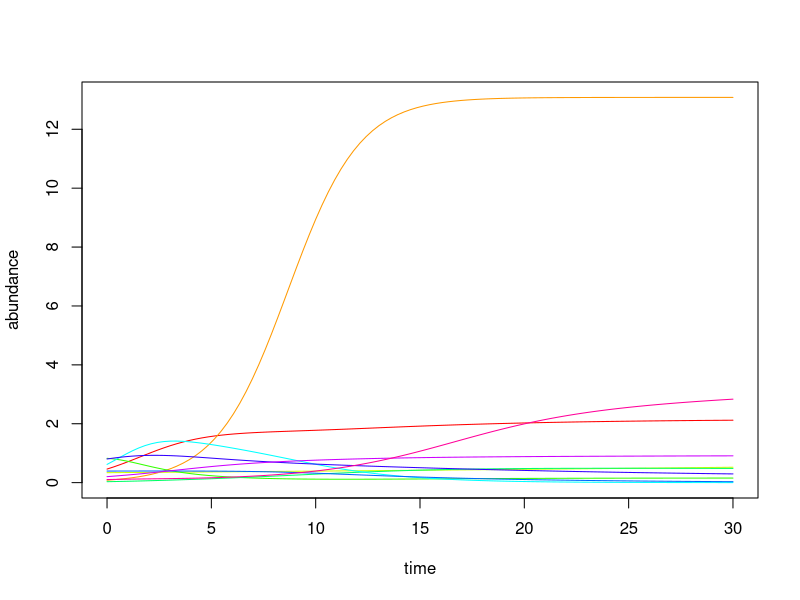
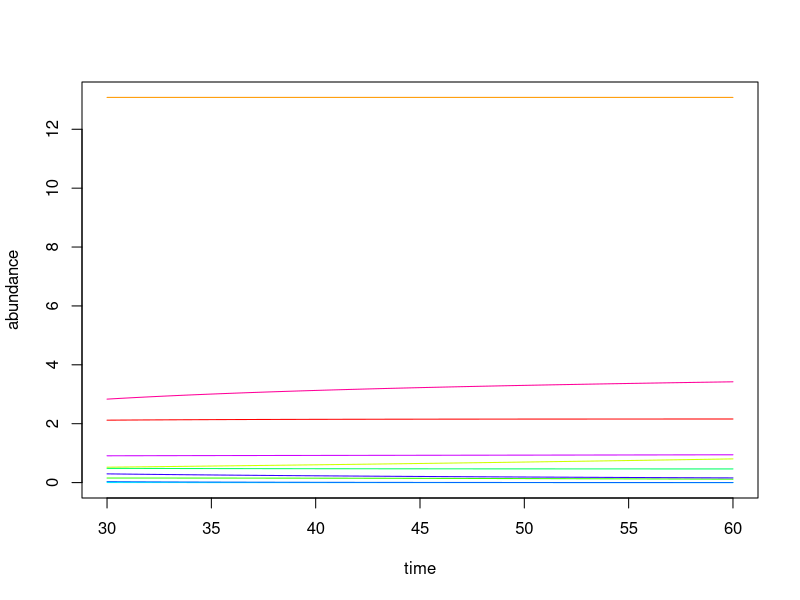
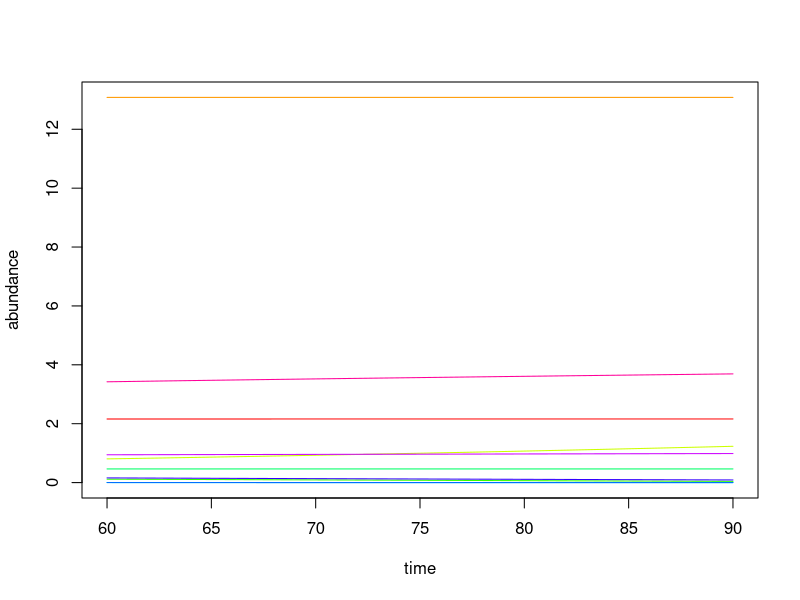
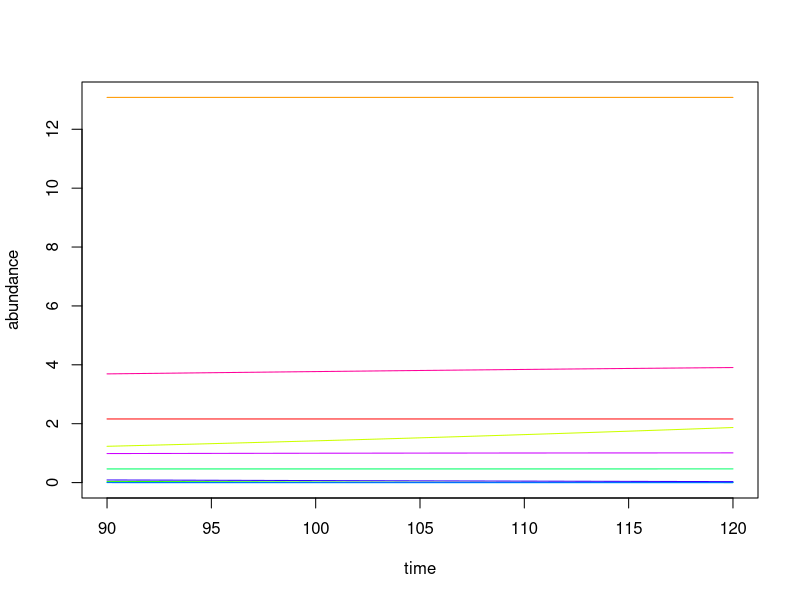
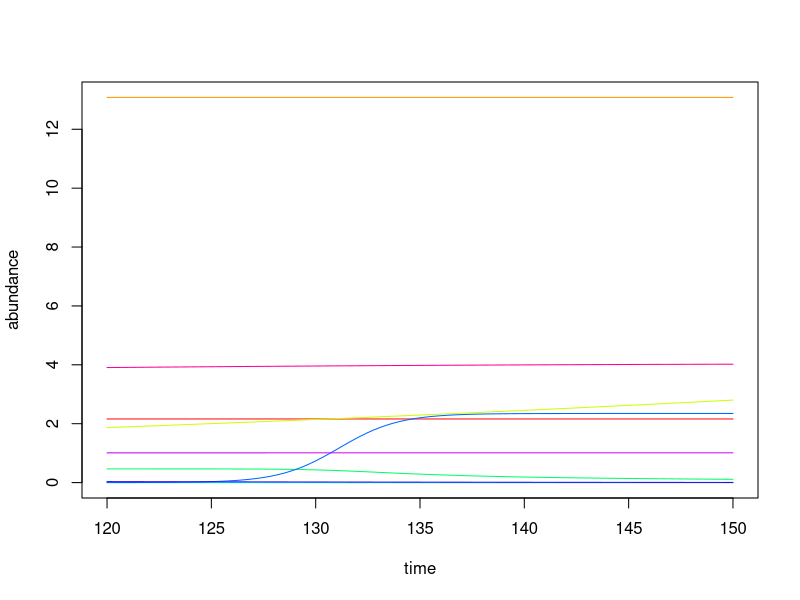
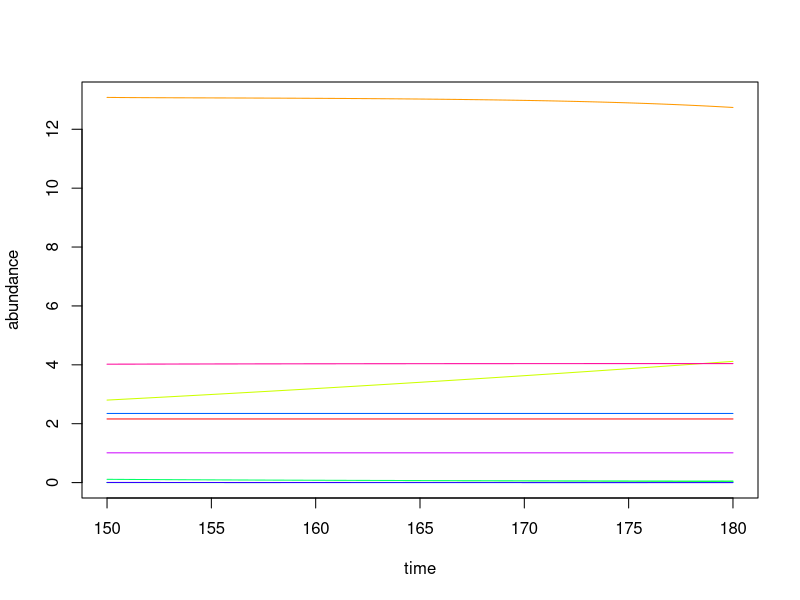
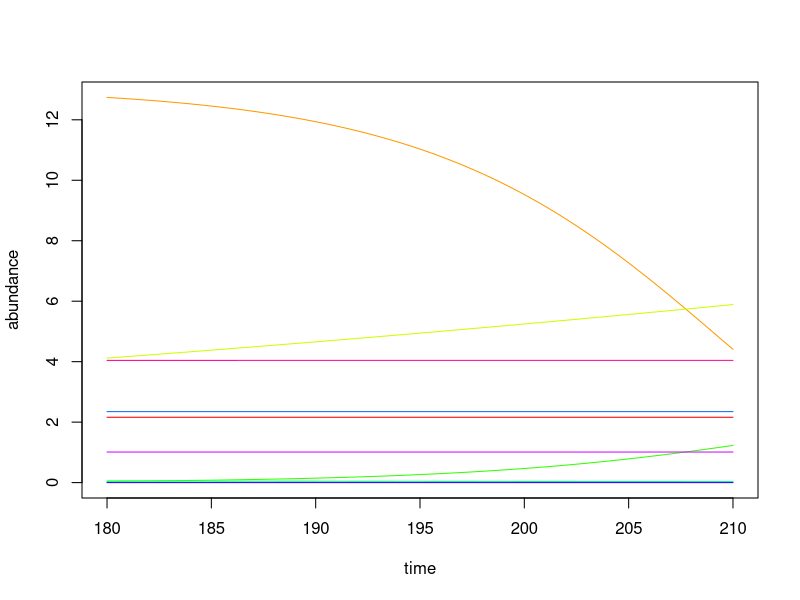
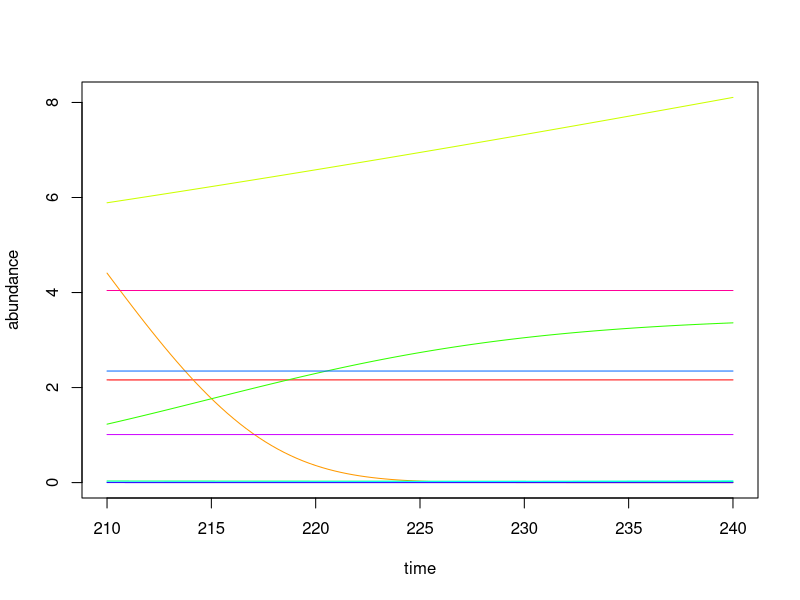

These figures' R source, in order:
######################################################################
### Stability of ecosystems: Lotka-Volterra Multispecies model
######################################################################


###################################
# FUNCTION DEFINITIONS
###################################

###
# lvm(t,x,parms) 
# Use:	Function to calculate derivative of multispecies Lotka-Volterra equations
# Input:
# 	t: time (not used here, because there is no explicit time dependence)
# 	x: vector containing the current abundance of all species
# 	parms: 	dummy variable, which is not used here (normally used to pass on 
#		parameter values, but not needed here because a and r are defined globally)
# Output:
#	dx: derivative of Lotka-Volterra equations at point x
lvm <- function(t,x,parms){
        dx <- r*(1 - a %*% x) * x
        list(dx)
}

###
# n.integrate(time,init.x,model)
# Use:	Numerical integration of model
# Input:
# 	t: 	list with elements time$start, time$end, and time$steps, giving start and
#		endpoint of integration and the number of time points in between
# 	init.x: vector containing initial values (at time = time$start) of all species
# 	model: 	name of the function to integrate (here lvm)
# Output:
#	data frame with n+1 columns. The first column contains the time points at which
#	x is evaluated. The next n columns are the values of the n species at these
#	time points
# Description:
# Generates a vector of time points for the integration and uses function lsoda (from library 
# odesolve) to integrate the model
n.integrate <- function(time=time,init.x= init.x,model=lvm){
        t.out <- seq(time$start,time$end,length=time$steps)
	as.data.frame(lsoda(init.x,t.out,model,parms=parms))
}


###
# cutoff(out,tol)
# Use: Get index of species (i) that are extinct (i.e. whose frequency is smaller than tol)
#      (ii) species that survive (i.e. whose freq is larger than tol) and (iii) return a vector
#      of the abundance of species, in which those with freq < tol are set to 0.
# Input:
#	out: 	This is the output of n.integrate (i.e. a data frame with a column for the
#		time points and the abundance of the n species)
#	tol:    The threshold value below which a species is considered to be extinct
# Output:
#	list with three entries
#	(i) indices of species that are extinct
#       (ii) indices of species that survive
#       (iii) vector of species abundances where those with freq < tol are set to 0. (This vector
#	can be used as the new initial conditions to continue the integration of the model
# Description:
#	Takes output of n.integrate and determines which species
#	are more abundant than tol at the last time point.

cutoff <- function(out,tol){
  n.end <- length(out[,1])
  frequency <- out[n.end,2:(n+1)] #Note that species abundance is in columns 2 to n+1
  extinct <- which(frequency<tol)
  survive <- which(frequency>=tol)
  frequency[extinct] <- 0
  list(extinct=extinct,survive=survive,freq=as.numeric(frequency))
}


### 
# generate.parameters(mat,rep,index,sparse)
# Use: 	 Gets reproduction rate and interaction matrix and generates new reproduction rates and interaction
#	 coefficients of species with given set of indices
# Input:
#	mat:	current matrix of interaction coefficients
#	rep:	current reproduction rates of the species
#	index: 	vector of indices of species for which new parameters have to be created (use for
#		example output of cutoff() as indices for extinct species)
#	sparse:	Sparsity of interaction matrix. The parameters sparse controls how many
#		interactions are set to 0. sparse has to between 0 and 1, where sparse = 1
#		corresponds to full connectivity. 
# Output:
#	list containing updated reproduction rates and interaction matrix
generate.parameters <- function(mat,rep,index,sparse){
	length.index <- length(index)
	# generate random reproduction rates for species with indices in index vector
	rep[index]=runif(length.index)
        # generate uniformly distributed random interaction coefficients to replace rows of 
	# interaction matrix with corresponding indices
	m1 <- matrix(runif(n*length.index),ncol=n)
	# generate matrix of 0's and 1's as a function of sparse (using rbinom())
 	m2 <- matrix(rbinom(n*length.index,1,sparse),ncol=n)
        # replace the corresponding rows in the interaction matrix
	mat[index,] <- m1*m2
        # Do the same for the columns
	mat[,index] <- matrix(runif(n*length.index),nrow=n)*matrix(rbinom(n*length.index,1,sparse),nrow=n)
        # make sure that diagonal elements are not zero (i.e. regenerate random coefficients for diag elements)
	diag(mat)[index] <- runif(length.index) 
        list(matrix=mat,reproduction=rep)
}

### Plotting routines
###
# plot.lvm.time(out)
# Use:	Plots all species against time
# Input:
#	out: output of n.integrate
# Note: the default palette contains only 8 colors, which are recycled after the eigth index; see palette()
plot.lvm.time <- function(out){
        n <- length(out[1,])-1
        colors <- rainbow(n) # pick equidistant colors from the "rainbow"
	t.range <- range(out[,1])
        y.range <- range(out[,2:(n+1)])
        plot(t.range,y.range,xlab="time",ylab="abundance",type="n")
        for (i in c(2:(n+1))) {lines(out[,1],out[,i],col=colors[i-1])}
}

###
# plot.matrix(matrix,index)
# Use:	Plot interaction matrix (setting all species in index to zero)
# Input:
#	matrix: interaction matrix 
#	index:	indices of species that are set to 0. (These would be the species
# 		indices determined by function cutoff() that are set to zero because
#		the species abundance is smaller than tol).
plot.matrix <- function(matrix,index){
         m <- matrix
         m[index,] <-0
         m[,index] <-0
         image(m,axes=F,zlim=c(0,1),col=gray(c(32:0)/32),xlab="species affected",ylab="species affecting")
         axis(1, at = seq(0,1,length=n),labels = 1:n)
         axis(2, at = seq(0,1,length=n),labels = 1:n)
} 

###
# plot.frequency(out)
# Use: Plots abundance of species at the end of simulation
# Input:
# 	out: output of n.integrate()
# Plot frequency at end of simulation
plot.frequency <- function(out) {
         plot(c(1:n), out[length(out[,1]),2:(n+1)],type="h",xlab="species index",ylab="abundance")
}

###########################
# MAIN PROGRAM
###########################

### LOAD LIBRARIES
#load R library for ordinary differential equation solvers
library(deSolve)

### INITIALIZE PARAMETER SETTINGS
# Integration window
time<- list(start=0,end=30,steps=100)
# dummy variable for lvm() function defined above
parms <- c(0) ### dummy variable (can have any numerical value)
# Number of Species
n<-10
# Sparsity of interaction matrix (0<sparse<1) [sparse = 1 ==> full connectivity]
sparse <- 0.2 
# Generate parameters
# first generate reproduction vector and interaction matrix containing only zeros.
r <- numeric(n) 
a <- matrix(0,nrow=n,ncol=n) 
# Now generate random numbers for parameters according to function generate.parameters
tmp <- generate.parameters(a,r,c(1:n),sparse)
r <- tmp$reproduction
a <- tmp$matrix
# Initial conditions (i.e. frequencies of n species at time = time$start)
init.x <- runif(n)
# Threshold at which species are assumed to be extinct
tol <- 0.0001


### Example for a loop that integrates the LVM and allows new species to invade
outt <- c()
for (i in c(1:20)){
	# integrate lvm model
	out <-n.integrate(time=time,init.x=init.x,model=lvm)
	# plot time course
        plot.lvm.time(out)
	# save out and attach it to outt
        outt <- rbind(outt,out)
	# determine which species went extinct and which survived
        tmp <- cutoff(out,tol)
	# save index of extinct species (i.e. species with frequency smaller than tol)
        index.extinct <- tmp$extinct
	# generate new parameters (reproduction rates and interaction coefficients) to replace extinct species
	tmp2 <- generate.parameters(a,r,index.extinct,sparse)
        a <- tmp2$matrix
        r <- tmp2$reproduction
	# generate new init.x to continue integration
	init.x <- tmp$freq
	# introduce new species with a frequency of 10* tol
	init.x[index.extinct] <- 10* tol
	# generate new time window to continue integration
        time <- list(start=time$end, end = time$end+time$end-time$start,
                     steps=100)
}
# plot entire time course
plot.lvm.time(outt)
